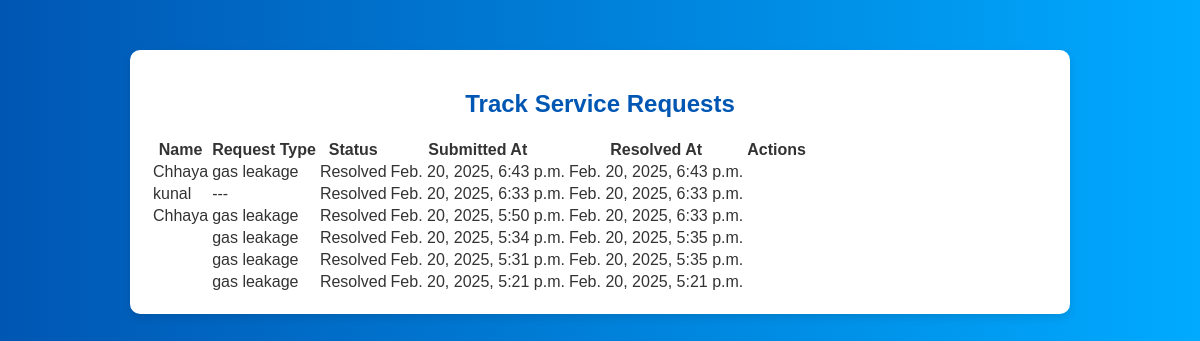
Page /service_requests/track/ on the committed database.
### service_requests/models.py (models this page shows, shortened)
class ServiceRequest(models.Model):
    STATUS_CHOICES = [
        ('pending', 'Pending'),
        ('in_progress', 'In Progress'),
        ('resolved', 'Resolved'),
    ]
    name = models.CharField(max_length=100)
    email = models.EmailField()
    request_type = models.CharField(max_length=100)
    description = models.TextField()
    attachment = models.FileField(upload_to='attachments/', blank=True, null=True)  # Allow file uploads
    status = models.CharField(max_length=20, choices=STATUS_CHOICES, default='pending')
    created_at = models.DateTimeField(auto_now_add=True)
    resolved_at = models.DateTimeField(blank=True, null=True)  # Timestamp when resolved

### service_requests/views.py (the view)
# urls.py: path("track/", track_request, name="track_request"),
def track_request(request):
    requests = ServiceRequest.objects.order_by('-created_at')
    return render(request, "service_requests/track_request.html", {"requests": requests})

### service_requests/templates/service_requests/track_request.html (shortened to what this page needs)
{% extends "service_requests/base.html" %}
{% block content %}
<h2 class="mt-4">Track Service Requests</h2>
<table class="table table-bordered table-striped mt-3 shadow">
    <thead class="table-primary">
        <tr>
            <th>Name</th>
            <th>Request Type</th>
            <th>Status</th>
            <th>Submitted At</th>
            <th>Resolved At</th>
            <th>Actions</th>
        </tr>
    </thead>
    <tbody>
        {% for request in requests %}
        <tr>
            <td>{{ request.name }}</td>
            <td>{{ request.request_type }}</td>
            <td>
                {% if request.status == "pending" %}
                    <span class="badge bg-warning">Pending</span>
                {% elif request.status == "in_progress" %}
                    <span class="badge bg-info">In Progress</span>
                {% else %}
                    <span class="badge bg-success">Resolved</span>
                {% endif %}
            </td>
            <td>{{ request.created_at }}</td>
            <td>{{ request.resolved_at|default:"-" }}</td>
            <td>
            </td>
        </tr>
        {% empty %}
        <tr>
            <td colspan="6" class="text-center">No service requests found.</td>
        </tr>
        {% endfor %}
    </tbody>
</table>
{% endblock %}

### service_requests/templates/service_requests/base.html (shortened to what this page needs)
{% load static %}
<!DOCTYPE html>
<html lang="en">
<head>
    <link rel="stylesheet" href="{% static 'service_requests/style.css' %}">
</head>
<body>
    <div class="container">
        {% block content %}
        {% endblock %}
    </div>
</body>
</html>

### service_requests/static/service_requests/style.css (style rules this page uses)
body { background-color: #21558a; }
.container { max-width: 800px; margin-top: 30px; }
body { font-family: 'Arial', sans-serif; margin: 0; padding: 0; background: linear-gradient(to right, #0056b3, #00aaff); color: #333; }
.container { width: 90%; max-width: 900px; margin: 50px auto; background: white; padding: 20px; box-shadow: 0px 4px 8px rgba(0, 0, 0, 0.1); border-radius: 10px; }
h1, h2 { text-align: center; color: #0056b3; }

### rows in the picture
ServiceRequest: name "Chhaya", request_type "gas leakage", status "Resolved", created_at "Feb. 20, 2025, 6:43 p.m.", resolved_at "Feb. 20, 2025, 6:43 p.m."
ServiceRequest: name "kunal", request_type "---", status "Resolved", created_at "Feb. 20, 2025, 6:33 p.m.", resolved_at "Feb. 20, 2025, 6:33 p.m."
ServiceRequest: name "Chhaya", request_type "gas leakage", status "Resolved", created_at "Feb. 20, 2025, 5:50 p.m.", resolved_at "Feb. 20, 2025, 6:33 p.m."
ServiceRequest: request_type "gas leakage", status "Resolved", created_at "Feb. 20, 2025, 5:34 p.m.", resolved_at "Feb. 20, 2025, 5:35 p.m."
ServiceRequest: request_type "gas leakage", status "Resolved", created_at "Feb. 20, 2025, 5:31 p.m.", resolved_at "Feb. 20, 2025, 5:35 p.m."
ServiceRequest: request_type "gas leakage", status "Resolved", created_at "Feb. 20, 2025, 5:21 p.m.", resolved_at "Feb. 20, 2025, 5:21 p.m."
